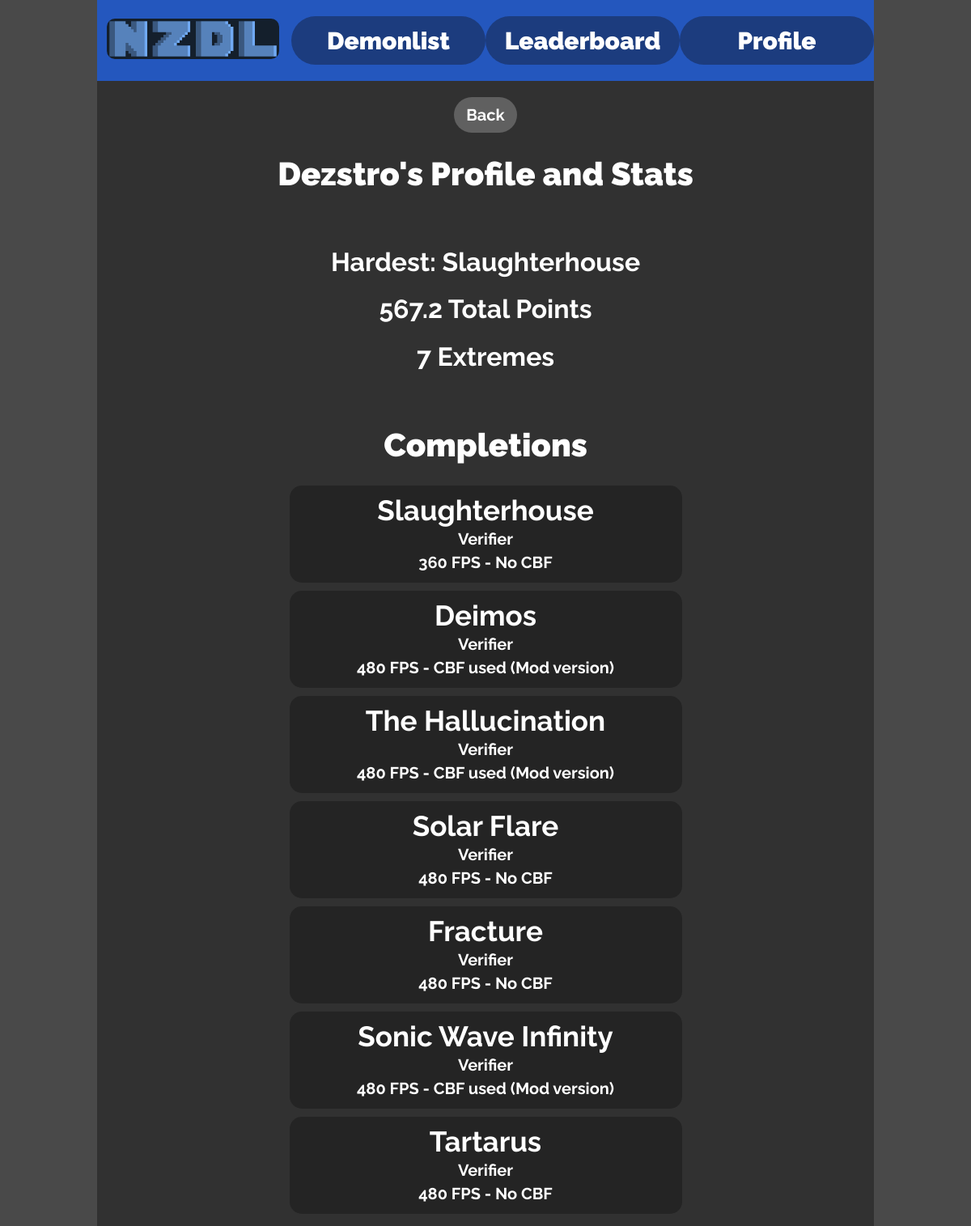
Before: /leaderboard/3 with the older database file.
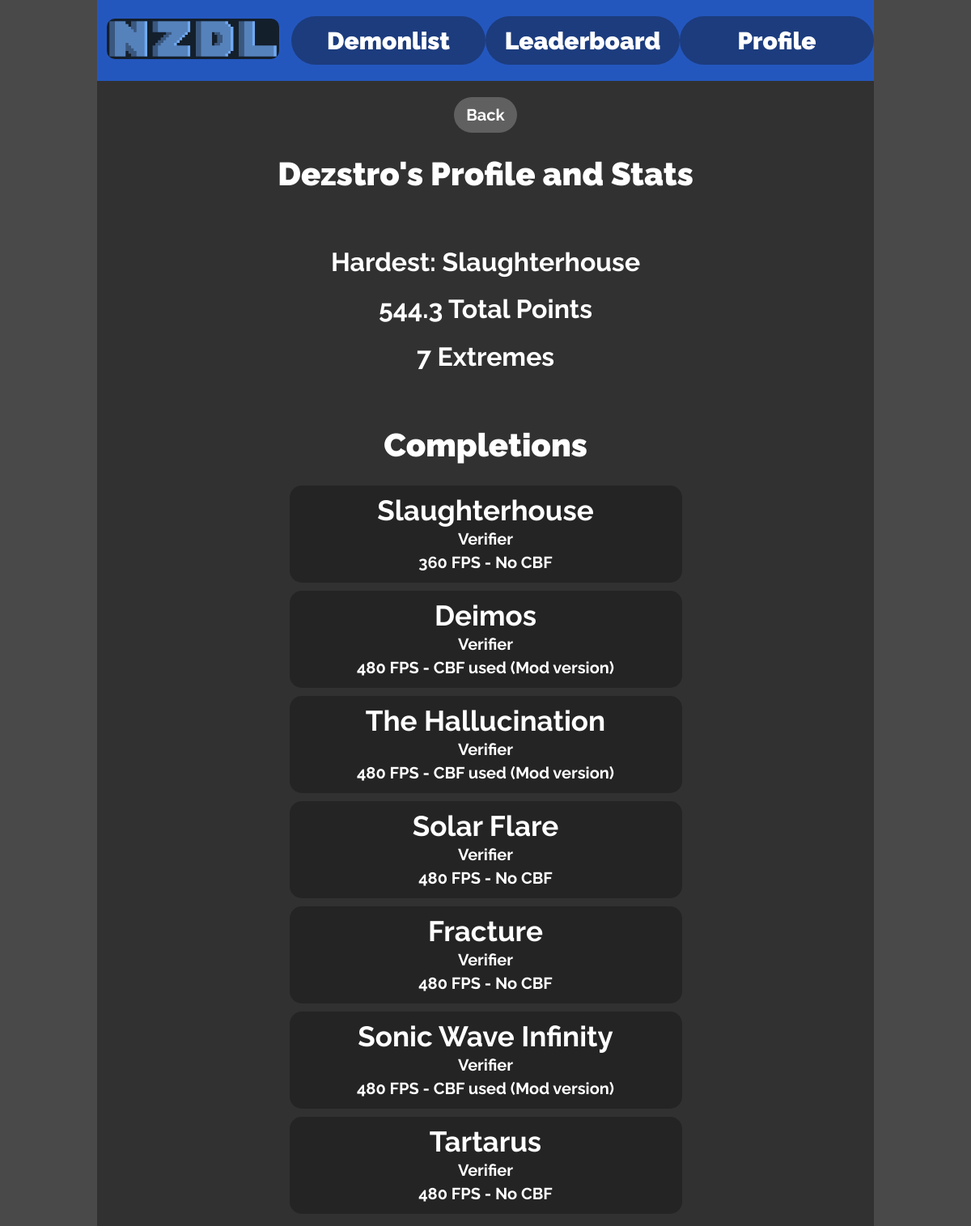
After: the same page with the newer database file.
### app.py (models this page shows)
class Base(DeclarativeBase):
    pass

class Users(Base):
    __tablename__ = "users"
    id: Mapped[int] = mapped_column(primary_key=True)
    name: Mapped[str] = mapped_column(String())
    points: Mapped[int] = mapped_column(Integer())
    password_hash: Mapped[str] = mapped_column(String())
    admin_rank_id: Mapped[int] = mapped_column(ForeignKey("admin_ranks.id"))
    admin_rank: Mapped["AdminRanks"] = relationship(
        back_populates="children",)
    user_completions: Mapped[list["Completions"]] = relationship(
        back_populates="player")

### app.py (the view)
@app.route("/leaderboard/<int:id>")
def player(id):
    conn = db.session()
    playerData = conn.execute(
        select(Users).where(Users.id == id)).scalar_one_or_none()
    beaten = conn.execute(text('''
SELECT levels.name, completions.completion_link, completions.accepted,
completions.\"index\", completions.FPS, completions.CBF
FROM levels
JOIN completions ON completions.level_id = levels.id
WHERE levels.id in (
    SELECT level_id
    FROM completions
    WHERE player_id = :id
    AND accepted = 1)
AND completions.player_id = :id
ORDER BY levels.placement ASC;'''), {"id": id}).fetchall()
    if not playerData:
        abort(404)
    if not beaten:
        abort(404)
    return render_template(
        "player.html",
        player=playerData,
        title=playerData.name,
        back="/leaderboard",
        userComps=beaten,
        extremeCount=len(beaten),
        cbfOptions=config.cbfOptions
    )

### templates/player.html (shortened to what this page needs)
{% extends "layout.html" %}
{% block content %}
<h1 class="sub-heading">{{player.name}}'s Profile and Stats</h1>
<br>
<h1>Hardest: {{userComps[0][0]}}</h1>
<h1>{{player.points}} Total Points</h1>
<h1>{{extremeCount}} Extremes</h1>
<br>
<h1 class="sub-heading">Completions</h1>
{% if userComps %}
{% for completion in userComps %}
{% if completion[2] %}
<a href="{{completion[1]}}" target="_blank">
    <div class="completion-card">
        <p class="completion-card-content">{{completion[0]}}</p>
        {% if completion[3] == 0 %}
        <p class="completion-card-content completion-card-victor-desc">Verifier</p>
        {% elif completion[3] == 1 %}
        <p class="completion-card-content completion-card-victor-desc">1st Victor</p>
        {% elif completion[3] == 2 %}
        <p class="completion-card-content completion-card-victor-desc">2nd Victor</p>
        {% elif completion[3] == 3 %}
        <p class="completion-card-content completion-card-victor-desc">3rd Victor</p>
        {% else %}
        <p class="completion-card-content completion-card-victor-desc">{{completion[3]}}th Victor</p>
        {% endif %}
        <p class="completion-card-content completion-card-victor-desc">{{completion[4]}} FPS - {{cbfOptions[completion[5]]}}</p>
    </div>
</a>
{% endif %}
{% endfor %}
{% else %}
<h2>No Completions</h2>
{% endif %}
{% endblock %}

Changed rows visible on the page:
changed Users "Dezstro": points "567.2" → "544.3"
